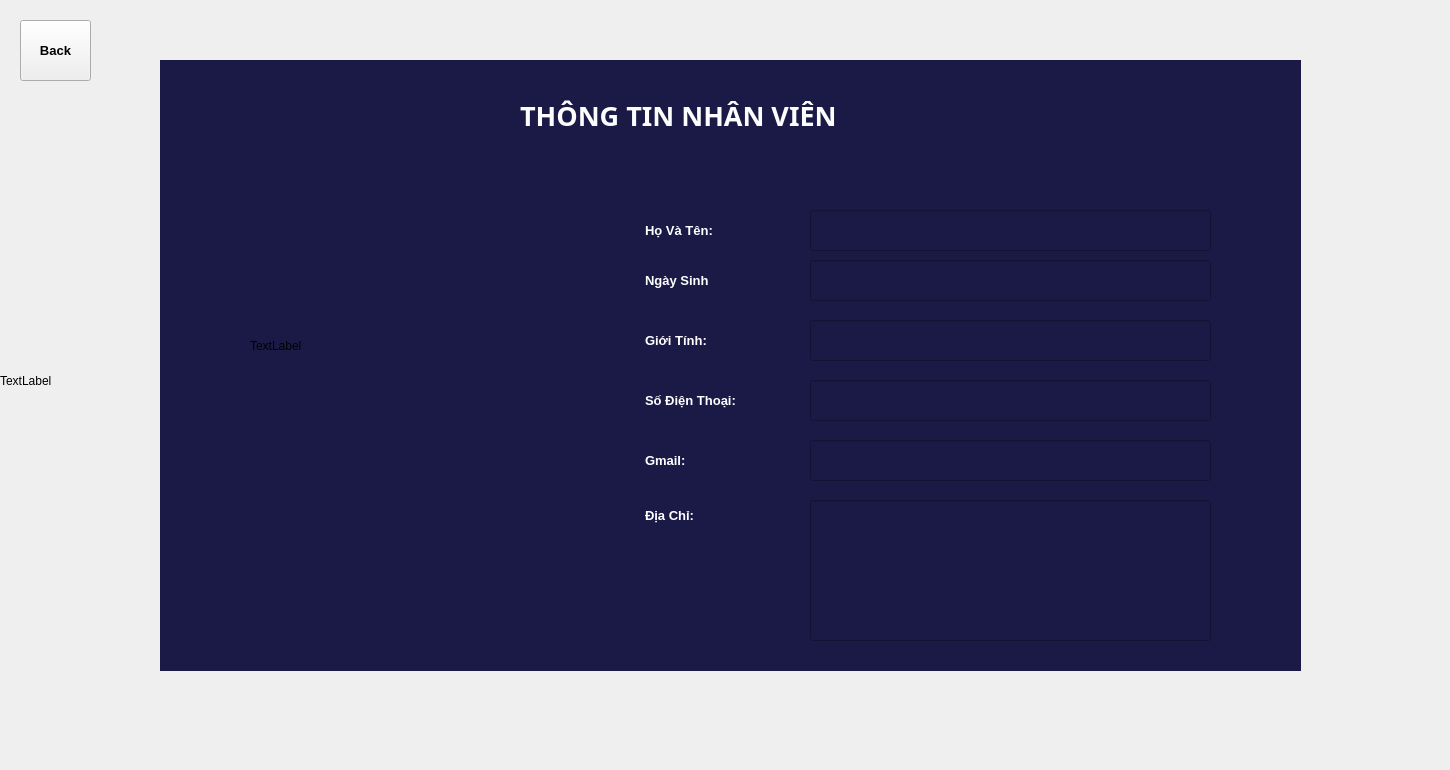
    <widget class="QWidget" name="InforStaff">
     <widget class="QToolButton" name="back_btn">
      <property name="geometry">
       <rect>
        <x>20</x>
        <y>20</y>
        <width>71</width>
        <height>61</height>
       </rect>
      </property>
      <property name="font">
       <font>
        <pointsize>10</pointsize>
        <weight>75</weight>
        <bold>true</bold>
       </font>
      </property>
      <property name="cursor">
       <cursorShape>PointingHandCursor</cursorShape>
      </property>
      <property name="text">
       <string>Back</string>
      </property>
     </widget>
     <widget class="QLabel" name="background">
      <property name="geometry">
       <rect>
        <x>0</x>
        <y>0</y>
        <width>1441</width>
        <height>761</height>
       </rect>
      </property>
      <property name="text">
       <string>TextLabel</string>
      </property>
     </widget>
     <widget class="QWidget" name="widget_5" native="true">
      <property name="geometry">
       <rect>
        <x>160</x>
        <y>60</y>
        <width>1141</width>
        <height>611</height>
       </rect>
      </property>
      <property name="styleSheet">
       <string notr="true">background-color: rgb(27, 26, 71);</string>
      </property>
      <widget class="QLabel" name="INFOR">
       <property name="geometry">
        <rect>
         <x>360</x>
         <y>10</y>
         <width>451</width>
         <height>91</height>
        </rect>
       </property>
       <property name="font">
        <font>
         <family>Arial Black</family>
         <pointsize>20</pointsize>
         <weight>75</weight>
         <bold>true</bold>
        </font>
       </property>
       <property name="styleSheet">
        <string notr="true">color: rgb(253, 253, 253);</string>
       </property>
       <property name="text">
        <string>THÔNG TIN NHÂN VIÊN</string>
       </property>
      </widget>
      <widget class="QLabel" name="name">
       <property name="geometry">
        <rect>
         <x>480</x>
         <y>160</y>
         <width>121</width>
         <height>21</height>
        </rect>
       </property>
       <property name="font">
        <font>
         <pointsize>10</pointsize>
         <weight>75</weight>
         <bold>true</bold>
        </font>
       </property>
       <property name="styleSheet">
        <string notr="true">color: rgb(255, 255, 255);
padding:1.5px;</string>
       </property>
       <property name="text">
        <string>Họ Và Tên:</string>
       </property>
      </widget>
      <widget class="QLabel" name="age">
       <property name="geometry">
        <rect>
         <x>480</x>
         <y>210</y>
         <width>121</width>
         <height>21</height>
        </rect>
       </property>
       <property name="font">
        <font>
         <pointsize>10</pointsize>
         <weight>75</weight>
         <bold>true</bold>
        </font>
       </property>
       <property name="styleSheet">
        <string notr="true">padding:1.5px;
color:rgb(255, 255, 255);</string>
       </property>
       <property name="text">
        <string>Ngày Sinh</string>
       </property>
      </widget>
      <widget class="QLabel" name="sex">
       <property name="geometry">
        <rect>
         <x>480</x>
         <y>270</y>
         <width>121</width>
         <height>21</height>
        </rect>
       </property>
       <property name="font">
        <font>
         <pointsize>10</pointsize>
         <weight>75</weight>
         <bold>true</bold>
        </font>
       </property>
       <property name="styleSheet">
        <string notr="true">padding:1.5px;
color:rgb(255, 255, 255)</string>
       </property>
       <property name="text">
        <string>Giới Tính:</string>
       </property>
      </widget>
      <widget class="QLabel" name="phone">
       <property name="geometry">
        <rect>
         <x>480</x>
         <y>320</y>
         <width>141</width>
         <height>41</height>
        </rect>
       </property>
       <property name="font">
        <font>
         <pointsize>10</pointsize>
         <weight>75</weight>
         <bold>true</bold>
        </font>
       </property>
       <property name="styleSheet">
        <string notr="true">padding:1.5px;
color:rgb(255, 255, 255)</string>
       </property>
       <property name="text">
        <string>Số Điện Thoại:</string>
       </property>
      </widget>
      <widget class="QLabel" name="gmail">
       <property name="geometry">
        <rect>
         <x>480</x>
         <y>380</y>
         <width>121</width>
         <height>41</height>
        </rect>
       </property>
       <property name="font">
        <font>
         <pointsize>10</pointsize>
         <weight>75</weight>
         <bold>true</bold>
        </font>
       </property>
       <property name="styleSheet">
        <string notr="true">padding:1.5px;
color:rgb(255, 255, 255)</string>
       </property>
       <property name="text">
        <string>Gmail:</string>
       </property>
      </widget>
      <widget class="QLabel" name="address">
       <property name="geometry">
        <rect>
         <x>480</x>
         <y>440</y>
         <width>111</width>
         <height>31</height>
        </rect>
       </property>
       <property name="font">
        <font>
         <pointsize>10</pointsize>
         <weight>75</weight>
         <bold>true</bold>
        </font>
       </property>
       <property name="styleSheet">
        <string notr="true">padding:1.5px;
color:rgb(255, 255, 255)</string>
       </property>
       <property name="text">
        <string>Địa Chỉ:</string>
       </property>
      </widget>
      <widget class="QLineEdit" name="name_in">
       <property name="geometry">
        <rect>
         <x>650</x>
         <y>150</y>
         <width>401</width>
         <height>41</height>
        </rect>
       </property>
       <property name="font">
        <font>
         <pointsize>10</pointsize>
        </font>
       </property>
       <property name="styleSheet">
        <string notr="true">padding: 8px;
color: white;</string>
       </property>
       <property name="readOnly">
        <bool>true</bool>
       </property>
      </widget>
      <widget class="QLineEdit" name="age_in">
       <property name="geometry">
        <rect>
         <x>650</x>
         <y>200</y>
         <width>401</width>
         <height>41</height>
        </rect>
       </property>
       <property name="font">
        <font>
         <pointsize>10</pointsize>
        </font>
       </property>
       <property name="styleSheet">
        <string notr="true">padding: 8px;
color: white;</string>
       </property>
       <property name="readOnly">
        <bool>true</bool>
       </property>
      </widget>
      <widget class="QLineEdit" name="sex_in">
       <property name="geometry">
        <rect>
         <x>650</x>
         <y>260</y>
         <width>401</width>
         <height>41</height>
        </rect>
       </property>
       <property name="font">
        <font>
         <pointsize>10</pointsize>
        </font>
       </property>
       <property name="styleSheet">
        <string notr="true">padding: 8px;
color: white;</string>
       </property>
       <property name="readOnly">
        <bool>true</bool>
       </property>
      </widget>
      <widget class="QLineEdit" name="phone_in">
       <property name="geometry">
        <rect>
         <x>650</x>
         <y>320</y>
         <width>401</width>
         <height>41</height>
        </rect>
       </property>
       <property name="font">
        <font>
         <pointsize>10</pointsize>
        </font>
       </property>
       <property name="styleSheet">
        <string notr="true">padding: 8px;
color: white;</string>
       </property>
       <property name="readOnly">
        <bool>true</bool>
       </property>
      </widget>
      <widget class="QLineEdit" name="gmail_in">
       <property name="geometry">
        <rect>
         <x>650</x>
         <y>380</y>
         <width>401</width>
         <height>41</height>
        </rect>
       </property>
       <property name="font">
        <font>
         <pointsize>10</pointsize>
        </font>
       </property>
       <property name="styleSheet">
        <string notr="true">padding: 8px;
color: white;</string>
       </property>
       <property name="readOnly">
        <bool>true</bool>
       </property>
      </widget>
      <widget class="QLineEdit" name="address_in">
       <property name="geometry">
        <rect>
         <x>650</x>
         <y>440</y>
         <width>401</width>
         <height>141</height>
        </rect>
       </property>
       <property name="font">
        <font>
         <pointsize>10</pointsize>
        </font>
       </property>
       <property name="layoutDirection">
        <enum>Qt::LeftToRight</enum>
       </property>
       <property name="styleSheet">
        <string notr="true">padding: 8px;
color: white;</string>
       </property>
       <property name="alignment">
        <set>Qt::AlignLeading|Qt::AlignLeft|Qt::AlignTop</set>
       </property>
       <property name="readOnly">
        <bool>true</bool>
       </property>
      </widget>
      <widget class="QLabel" name="Avatar">
       <property name="geometry">
        <rect>
         <x>90</x>
         <y>160</y>
         <width>261</width>
         <height>251</height>
        </rect>
       </property>
       <property name="text">
        <string>TextLabel</string>
       </property>
      </widget>
     </widget>
     <zorder>background</zorder>
     <zorder>back_btn</zorder>
     <zorder>widget_5</zorder>
    </widget>
